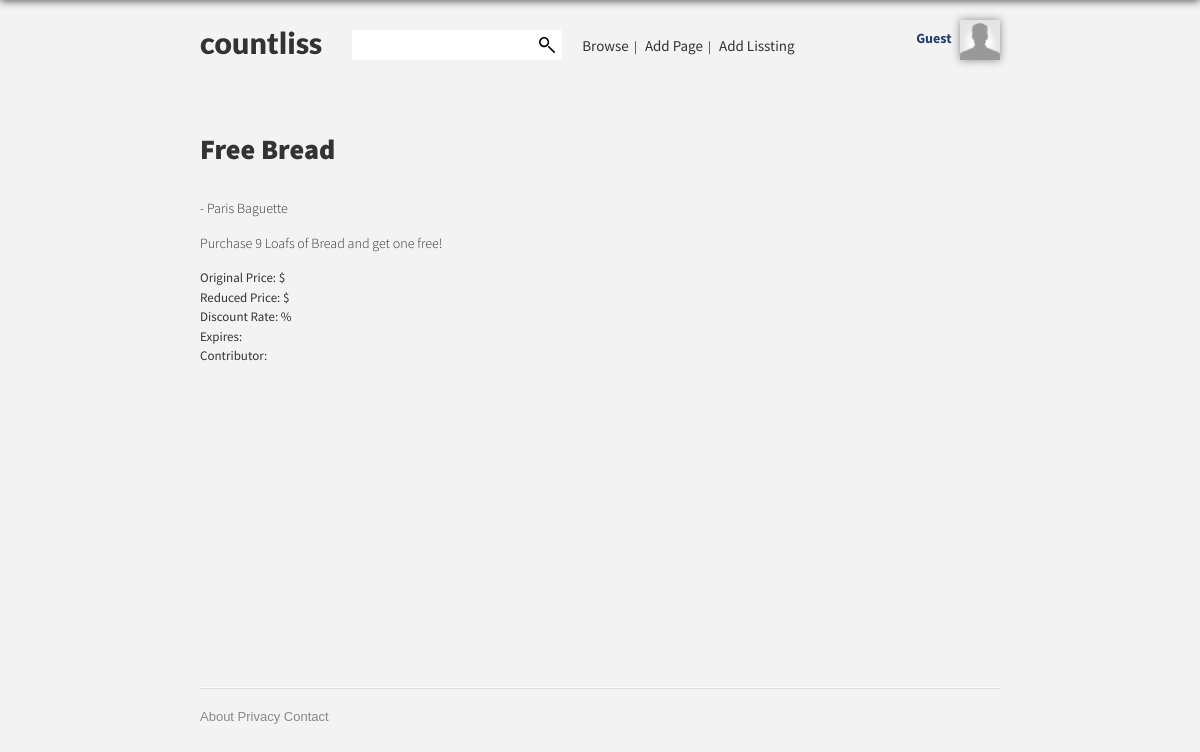
Screenshot of /lissting?l=3 with the database file from the repository.
### tables this page shows
CREATE TABLE IF NOT EXISTS `lisstings` (
  `id` int(11) NOT NULL AUTO_INCREMENT,
  `name` varchar(255) NOT NULL,
  `pid` varchar(255) NOT NULL,
  `product` varchar(255) NOT NULL,
  `details` text NOT NULL,
  `website` text NOT NULL,
  `originalprice` varchar(50) NOT NULL,
  `reducedprice` varchar(50) NOT NULL,
  `discountrate` varchar(30) NOT NULL,
  `expiredate` varchar(255) NOT NULL,
  `contributor` varchar(255) NOT NULL,
  PRIMARY KEY (`id`),
  UNIQUE KEY `id` (`id`)
);

CREATE TABLE IF NOT EXISTS `pages` (
  `id` int(11) NOT NULL AUTO_INCREMENT,
  `name` varchar(255) NOT NULL,
  `industry` varchar(255) NOT NULL,
  `site` text NOT NULL,
  PRIMARY KEY (`id`),
  UNIQUE KEY `id` (`id`)
);

### lissting.php (the view, shortened to what this page needs)
<?php
require_once "scripts/checkuser.php";
if (isset($_GET['l'])) {
	$lissting = $_GET['l'];
	$check = mysql_query("SELECT * FROM lisstings WHERE id='$lissting' LIMIT 1") or die (mysql_error());
	$count = mysql_num_rows($check);
	if ($count > 0) {
		while ($l = mysql_fetch_array($check)) {
			$pid = $l['pid'];
			$name = $l['name'];
			$product = $l['product'];
			$details = $l['details'];
			$priceorig = $l['originalprice'];
			$pricered = $l['reducedprice'];
			$discountrate = $l['discountrate'];
			$expiredate = $l['expiredate'];
		}
		if ($pid !== "") {
			$getpage = mysql_query("SELECT * FROM pages WHERE id='$pid' LIMIT 1") or die (mysql_error());
			$count1 = mysql_num_rows($getpage);
			if ($count1 > 0) {
				while ($p = mysql_fetch_array($getpage)) {
					$pname = $p['name'];
				}
			}
		}
		$checkpic = "lisstings/$lissting/$lissting.png";
		$default = "";
		if (file_exists($checkpic)) {
			$photo = "<img src='$checkpic' style='max-width:450px' />";
		} else {
			$photo = "<img src='$default' />";
		}
		$content = "<div class='left'>
		<span id='status'><?php echo $alert ?></span>
		<h3 class='heading'>$name</h3>
		<p>$product - $pname</p>
		<p>$details</p>
		Original Price: $$priceorig<br>
		Reduced Price: $$pricered<br>
		Discount Rate: $discountrate%<br>
		Expires: $expiredate<br>
		Contributor: $uname
		</div>
		<div class='right'>$photo
		</div>";
	} else {
		$alert = "<font id='error'>This lissting does not exist. Try searching another!</font>";
	}
}
?>
<!DOCTYPE html>
<html xmlns="http://www.w3.org/1999/xhtml" dir="ltr" lang="en-US">
<head>
<?php include_once "heading.php" ?>
</head>
<body>
<div class='wrap'>
<?php include_once "header.php" ?>
<div class='content'>
		<?php echo $content ?>
</div>
</div>
<?php include_once "footer.php" ?>
</body>
</html>

### css/style.css (style rules this page uses)
body { line-height:1; color:black; background:white; }
html, body, div { margin: 0; padding: 0; border: 0; outline: 0; }
body { background:transparent; font:normal 62.5%/1.5 Source Sans Pro, Arial, sans-serif; font-size: 13px; letter-spacing:0px; color:#333; background:#f3f3f3; padding: 0px; position:relative; -webkit-font-smoothing: subpixel-antialiased; }
body:before { content: ""; position: fixed; top: -10px; left: 0px; width: 100%; height: 10px; z-index: 100px; -webkit-box-shadow: 0px 0px 10px rgba(0,0,0,.8); -moz-box-shadow: 0px 0px 10px rgba(0,0,0,.8); box-shadow: 0px 0px 10px rgba(0,0,0,.8); }
h1, h2, h3, h4, h5, h6, dt { font-family: 'Source Sans Pro', Helvetica Neue, Arial, sans-serif; font-weight:900; color:#333333; }
label, p, span { font-family: 'Source Sans Pro', Helvetica Neue, Arial, sans-serif; font-weight:300; font-size: 13px; }
p, a, b, span { font-size: 14px; }
.heading { font-size: 28px; }
.left { float:left }
.wrap { margin:0px auto; width: 800px; }
div.content { height: 500px; width:100%; }

### rows the page displays
lisstings: name "Free Bread", details "Purchase 9 Loafs of Bread and get one free!"
pages: name "Paris Baguette"
